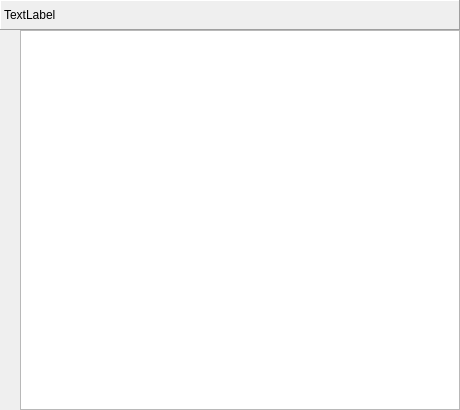
<?xml version="1.0" encoding="UTF-8"?>
<ui version="4.0">
 <class>CodeEdit</class>
 <widget class="QWidget" name="CodeEdit">
  <property name="geometry">
   <rect>
    <x>0</x>
    <y>0</y>
    <width>460</width>
    <height>410</height>
   </rect>
  </property>
  <property name="windowTitle">
   <string>Form</string>
  </property>
  <widget class="QLabel" name="title">
   <property name="geometry">
    <rect>
     <x>0</x>
     <y>0</y>
     <width>460</width>
     <height>30</height>
    </rect>
   </property>
   <property name="frameShape">
    <enum>QFrame::Panel</enum>
   </property>
   <property name="frameShadow">
    <enum>QFrame::Raised</enum>
   </property>
   <property name="text">
    <string>TextLabel</string>
   </property>
  </widget>
  <widget class="CodeText" name="text">
   <property name="geometry">
    <rect>
     <x>20</x>
     <y>30</y>
     <width>440</width>
     <height>380</height>
    </rect>
   </property>
   <property name="lineWrapMode">
    <enum>QTextEdit::NoWrap</enum>
   </property>
  </widget>
  <widget class="LineNumberWidget" name="lineNumbers" native="true">
   <property name="geometry">
    <rect>
     <x>0</x>
     <y>30</y>
     <width>20</width>
     <height>380</height>
    </rect>
   </property>
  </widget>
 </widget>
 <customwidgets>
  <customwidget>
   <class>LineNumberWidget</class>
   <extends>QWidget</extends>
   <header location="global">qt_main/linenumberwidget.h</header>
   <container>1</container>
  </customwidget>
  <customwidget>
   <class>CodeText</class>
   <extends>QTextEdit</extends>
   <header location="global">qt_main/codetext.h</header>
  </customwidget>
 </customwidgets>
 <resources/>
 <connections/>
</ui>
